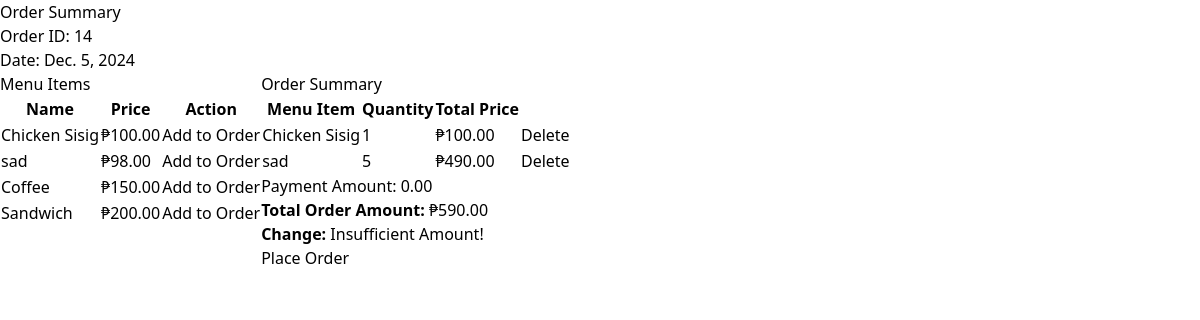
The page /neworder/14/ on the database its author committed.
### sales_list/models.py (models this page shows, shortened)
class OrderSummary(models.Model):
    date = models.DateField(default=now)
    payment_amount = models.DecimalField(max_digits=10, decimal_places=2)
    @property
    def order_total(self):
        orderdetails = self.orderdetail_set.all()
        total = sum([details.total_price for details in orderdetails])
        return total
    @property
    def change(self):
        orderdetails = self.orderdetail_set.all()
        total = sum([details.total_price for details in orderdetails])
        change = self.payment_amount - total
        if total > self.payment_amount:
            return "Insufficient Amount!"
        elif self.payment_amount >= total:
            return f"₱{change}"

class MenuItem(models.Model):
    name = models.CharField(max_length=255)
    price = models.DecimalField(max_digits=10, decimal_places=2)

class OrderDetail(models.Model):
    quantity = models.PositiveIntegerField()
    menu_item = models.ForeignKey(MenuItem, on_delete=models.CASCADE, blank=True, null=True)
    order_summary = models.ForeignKey(OrderSummary, on_delete=models.SET_NULL, blank=True, null=True)
    @property
    def total_price(self):
        return self.menu_item.price * self.quantity

### sales_list/views.py (the view, shortened to what this page needs)
# urls.py: path('neworder/<int:order_id>/', sales.new_order, name='neworder'),
def new_order(request, order_id):
    order_summary = OrderSummary.objects.get(id=order_id)
    all_items = MenuItem.objects.all()
    all_order_items = OrderDetail.objects.filter(order_summary=order_summary)
    context = {
        'order_summary': order_summary,
        'all_items': all_items,
        'all_order_items': OrderDetail.objects.filter(order_summary=order_summary),
    }
    return render(request, 'neworder.html', context)

### sales_list/templates/neworder.html (shortened to what this page needs)
{% extends 'base.html' %}
{% block content %}
<h1>Order Summary</h1>
<div>
    <p>Order ID: {{ order_summary.id }}</p>
    <p>Date: {{ order_summary.date }}</p>
</div>
<div class="flex flex-row">
    <div>
        <h2>Menu Items</h2>
        <form method="POST">
            <table class="table-auto">
                <thead>
                    <tr>
                        <th>Name</th>
                        <th>Price</th>
                        <th>Action</th>
                    </tr>
                </thead>
                <tbody>
                    {% for item in all_items %}
                    <tr>
                        <td>{{ item.name }}</td>
                        <td>₱{{ item.price }}</td>
                        <td>
                            <button type="submit" name="menu_item" value="{{ item.id }}" class="add-btn">Add to Order</button>
                        </td>
                    </tr>
                    {% endfor %}
                </tbody>
            </table>
        </form>
    </div>
    <div>
        <h2>Order Summary</h2>
        <form method="POST">
            <table class="table-auto">
                <thead>
                    <tr>
                        <th>Menu Item</th>
                        <th>Quantity</th>
                        <th>Total Price</th>
                    </tr>
                </thead>
                <tbody>
                    {% for order_item in all_order_items %}
                    <tr>
                        <td>{{ order_item.menu_item.name }}</td>
                        <td>{{ order_item.quantity}}</td>
                        <td>₱{{ order_item.total_price }}</td>
                        <td>
                            <a href="{% url 'delete_order_item' order_item.id %}">Delete</a>
                        </td>
                    </tr>
                    {% endfor %}
                </tbody>
            </table>
            <div>
                <label for="payment_amount">Payment Amount:</label>
                <input type="number" name="payment_amount" step="0.01" min="0" value="{{ order_summary.payment_amount }}" required>
            </div>
            <p><strong>Total Order Amount:</strong> ₱{{ order_summary.order_total }}</p>
            <p><strong>Change:</strong> {{ order_summary.change }}</p>
            <button type="submit" class="btn btn-primary">Place Order</button>
        </form>
    </div>
</div>
{% endblock %}

### rows shown on the page
OrderSummary: id "14", date "Dec. 5, 2024", payment_amount "0.00", order_total "590.00", change "Insufficient Amount!"
MenuItem: name "Chicken Sisig", price "100.00", {{ item.id }} 2 (drawn)
MenuItem: name "sad", price "98.00", {{ item.id }} 10 (drawn)
MenuItem: name "Coffee", price "150.00", {{ item.id }} 11 (drawn)
MenuItem: name "Sandwich", price "200.00", {{ item.id }} 12 (drawn)
OrderDetail: menu_item.name "Chicken Sisig", quantity "1", total_price "100.00"
OrderDetail: menu_item.name "sad", quantity "5", total_price "490.00"
